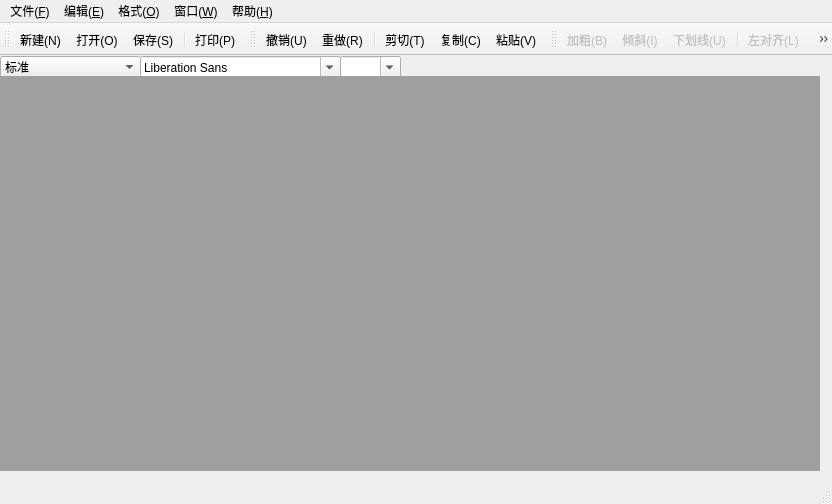
<?xml version="1.0" encoding="UTF-8"?>
<ui version="4.0">
 <class>MainWindow</class>
 <widget class="QMainWindow" name="MainWindow">
  <property name="geometry">
   <rect>
    <x>0</x>
    <y>0</y>
    <width>832</width>
    <height>504</height>
   </rect>
  </property>
  <property name="sizePolicy">
   <sizepolicy hsizetype="Fixed" vsizetype="Fixed">
    <horstretch>0</horstretch>
    <verstretch>0</verstretch>
   </sizepolicy>
  </property>
  <property name="windowTitle">
   <string>MainWindow</string>
  </property>
  <property name="toolButtonStyle">
   <enum>Qt::ToolButtonIconOnly</enum>
  </property>
  <widget class="QWidget" name="centralWidget">
   <widget class="QFontComboBox" name="fontComboBox">
    <property name="geometry">
     <rect>
      <x>140</x>
      <y>0</y>
      <width>201</width>
      <height>23</height>
     </rect>
    </property>
   </widget>
   <widget class="QComboBox" name="sizeComboBox">
    <property name="geometry">
     <rect>
      <x>340</x>
      <y>0</y>
      <width>61</width>
      <height>23</height>
     </rect>
    </property>
    <property name="editable">
     <bool>true</bool>
    </property>
    <property name="frame">
     <bool>true</bool>
    </property>
   </widget>
   <widget class="QComboBox" name="styleComboBox">
    <property name="geometry">
     <rect>
      <x>0</x>
      <y>0</y>
      <width>141</width>
      <height>22</height>
     </rect>
    </property>
    <property name="statusTip">
     <string>段落加标号或编号</string>
    </property>
    <item>
     <property name="text">
      <string>标准</string>
     </property>
    </item>
    <item>
     <property name="text">
      <string>项目符号 (●)</string>
     </property>
    </item>
    <item>
     <property name="text">
      <string>项目符号 (○)</string>
     </property>
    </item>
    <item>
     <property name="text">
      <string>项目符号 (■)</string>
     </property>
    </item>
    <item>
     <property name="text">
      <string>编号 (⒈⒉⒊)</string>
     </property>
    </item>
    <item>
     <property name="text">
      <string>编号 ( a.b.c.)</string>
     </property>
    </item>
    <item>
     <property name="text">
      <string>编号 ( A.B.C.)</string>
     </property>
    </item>
    <item>
     <property name="text">
      <string>编号 (ⅰ.ⅱ.ⅲ.)</string>
     </property>
    </item>
    <item>
     <property name="text">
      <string>编号 (Ⅰ.Ⅱ.Ⅲ.)</string>
     </property>
    </item>
   </widget>
   <widget class="QMdiArea" name="mdiArea">
    <property name="geometry">
     <rect>
      <x>0</x>
      <y>20</y>
      <width>820</width>
      <height>395</height>
     </rect>
    </property>
   </widget>
  </widget>
  <widget class="QMenuBar" name="menuBar">
   <property name="geometry">
    <rect>
     <x>0</x>
     <y>0</y>
     <width>832</width>
     <height>25</height>
    </rect>
   </property>
   <widget class="QMenu" name="menu">
    <property name="title">
     <string>文件(&amp;F)</string>
    </property>
    <addaction name="newAction"/>
    <addaction name="openAction"/>
    <addaction name="saveAction"/>
    <addaction name="saveAsAction"/>
    <addaction name="printAction"/>
    <addaction name="printPreviewAction"/>
    <addaction name="exitAction"/>
   </widget>
   <widget class="QMenu" name="menu_E">
    <property name="title">
     <string>编辑(&amp;E)</string>
    </property>
    <addaction name="undoAction"/>
    <addaction name="redoAction"/>
    <addaction name="separator"/>
    <addaction name="cutAction"/>
    <addaction name="copyAction"/>
    <addaction name="pasteAction"/>
   </widget>
   <widget class="QMenu" name="menu_O">
    <property name="title">
     <string>格式(&amp;O)</string>
    </property>
    <widget class="QMenu" name="menu_D">
     <property name="title">
      <string>字体(&amp;D)</string>
     </property>
     <addaction name="boldAction"/>
     <addaction name="itailAction"/>
     <addaction name="underlineAction"/>
    </widget>
    <widget class="QMenu" name="menu_2">
     <property name="title">
      <string>段落</string>
     </property>
     <addaction name="leftAlignAction"/>
     <addaction name="centerAction"/>
     <addaction name="rightAlignAction"/>
     <addaction name="justifyAction"/>
    </widget>
    <addaction name="menu_D"/>
    <addaction name="menu_2"/>
    <addaction name="colorAction"/>
   </widget>
   <widget class="QMenu" name="menu_W">
    <property name="title">
     <string>窗口(&amp;W)</string>
    </property>
    <addaction name="closeAction"/>
    <addaction name="closeAllAction"/>
    <addaction name="tileAction"/>
    <addaction name="cascadeAction"/>
    <addaction name="nextAction"/>
    <addaction name="previousAction"/>
   </widget>
   <widget class="QMenu" name="menu_H">
    <property name="title">
     <string>帮助(&amp;H)</string>
    </property>
    <addaction name="aboutAction"/>
    <addaction name="aboutQtAction"/>
   </widget>
   <addaction name="menu"/>
   <addaction name="menu_E"/>
   <addaction name="menu_O"/>
   <addaction name="menu_W"/>
   <addaction name="menu_H"/>
  </widget>
  <widget class="QStatusBar" name="statusBar"/>
  <widget class="QToolBar" name="mainToolBar">
   <attribute name="toolBarArea">
    <enum>TopToolBarArea</enum>
   </attribute>
   <attribute name="toolBarBreak">
    <bool>false</bool>
   </attribute>
   <addaction name="newAction"/>
   <addaction name="openAction"/>
   <addaction name="saveAction"/>
   <addaction name="separator"/>
   <addaction name="printAction"/>
  </widget>
  <widget class="QToolBar" name="toolBar">
   <property name="windowTitle">
    <string>toolBar_2</string>
   </property>
   <attribute name="toolBarArea">
    <enum>TopToolBarArea</enum>
   </attribute>
   <attribute name="toolBarBreak">
    <bool>false</bool>
   </attribute>
   <addaction name="undoAction"/>
   <addaction name="redoAction"/>
   <addaction name="separator"/>
   <addaction name="cutAction"/>
   <addaction name="copyAction"/>
   <addaction name="pasteAction"/>
  </widget>
  <widget class="QToolBar" name="toolBar_1">
   <property name="windowTitle">
    <string>toolBar</string>
   </property>
   <attribute name="toolBarArea">
    <enum>TopToolBarArea</enum>
   </attribute>
   <attribute name="toolBarBreak">
    <bool>false</bool>
   </attribute>
   <addaction name="boldAction"/>
   <addaction name="itailAction"/>
   <addaction name="underlineAction"/>
   <addaction name="separator"/>
   <addaction name="leftAlignAction"/>
   <addaction name="centerAction"/>
   <addaction name="rightAlignAction"/>
   <addaction name="justifyAction"/>
   <addaction name="separator"/>
   <addaction name="colorAction"/>
  </widget>
  <action name="newAction">
   <property name="icon">
    <iconset resource="res.qrc">
     <normaloff>:/images/filenew.png</normaloff>:/images/filenew.png</iconset>
   </property>
   <property name="text">
    <string>新建(&amp;N)</string>
   </property>
   <property name="toolTip">
    <string>新建</string>
   </property>
   <property name="shortcut">
    <string>Ctrl+N</string>
   </property>
  </action>
  <action name="openAction">
   <property name="icon">
    <iconset resource="res.qrc">
     <normaloff>:/images/fileopen.png</normaloff>:/images/fileopen.png</iconset>
   </property>
   <property name="text">
    <string>打开(&amp;O)</string>
   </property>
   <property name="toolTip">
    <string>打开</string>
   </property>
   <property name="shortcut">
    <string>Ctrl+O</string>
   </property>
  </action>
  <action name="saveAction">
   <property name="icon">
    <iconset resource="res.qrc">
     <normaloff>:/images/filesave.png</normaloff>:/images/filesave.png</iconset>
   </property>
   <property name="text">
    <string>保存(&amp;S)</string>
   </property>
   <property name="toolTip">
    <string>保存</string>
   </property>
   <property name="shortcut">
    <string>Ctrl+S</string>
   </property>
  </action>
  <action name="saveAsAction">
   <property name="text">
    <string>另存为(&amp;s)</string>
   </property>
   <property name="toolTip">
    <string>另存为</string>
   </property>
  </action>
  <action name="printAction">
   <property name="icon">
    <iconset resource="res.qrc">
     <normaloff>:/images/fileprint.png</normaloff>:/images/fileprint.png</iconset>
   </property>
   <property name="text">
    <string>打印(&amp;P)</string>
   </property>
   <property name="toolTip">
    <string>打印</string>
   </property>
   <property name="shortcut">
    <string>Ctrl+P</string>
   </property>
  </action>
  <action name="printPreviewAction">
   <property name="text">
    <string>打印预览</string>
   </property>
   <property name="toolTip">
    <string>预览</string>
   </property>
  </action>
  <action name="exitAction">
   <property name="text">
    <string>退出(&amp;X)</string>
   </property>
   <property name="toolTip">
    <string>退出</string>
   </property>
  </action>
  <action name="undoAction">
   <property name="icon">
    <iconset resource="res.qrc">
     <normaloff>:/images/editundo.png</normaloff>:/images/editundo.png</iconset>
   </property>
   <property name="text">
    <string>撤销(&amp;U)</string>
   </property>
   <property name="toolTip">
    <string>撤销</string>
   </property>
   <property name="shortcut">
    <string>Ctrl+U</string>
   </property>
  </action>
  <action name="redoAction">
   <property name="icon">
    <iconset resource="res.qrc">
     <normaloff>:/images/editredo.png</normaloff>:/images/editredo.png</iconset>
   </property>
   <property name="text">
    <string>重做(&amp;R)</string>
   </property>
   <property name="toolTip">
    <string>重做</string>
   </property>
   <property name="shortcut">
    <string>Ctrl+R</string>
   </property>
  </action>
  <action name="cutAction">
   <property name="icon">
    <iconset resource="res.qrc">
     <normaloff>:/images/editcut.png</normaloff>:/images/editcut.png</iconset>
   </property>
   <property name="text">
    <string>剪切(&amp;T)</string>
   </property>
   <property name="toolTip">
    <string>剪切</string>
   </property>
   <property name="shortcut">
    <string>Ctrl+T</string>
   </property>
  </action>
  <action name="copyAction">
   <property name="icon">
    <iconset resource="res.qrc">
     <normaloff>:/images/editcopy.png</normaloff>:/images/editcopy.png</iconset>
   </property>
   <property name="text">
    <string>复制(&amp;C)</string>
   </property>
   <property name="toolTip">
    <string>复制</string>
   </property>
   <property name="shortcut">
    <string>Ctrl+C</string>
   </property>
  </action>
  <action name="pasteAction">
   <property name="icon">
    <iconset resource="res.qrc">
     <normaloff>:/images/editpaste.png</normaloff>:/images/editpaste.png</iconset>
   </property>
   <property name="text">
    <string>粘贴(&amp;V)</string>
   </property>
   <property name="shortcut">
    <string>Ctrl+V</string>
   </property>
  </action>
  <action name="boldAction">
   <property name="checkable">
    <bool>true</bool>
   </property>
   <property name="enabled">
    <bool>false</bool>
   </property>
   <property name="icon">
    <iconset resource="res.qrc">
     <normaloff>:/images/textbold.png</normaloff>:/images/textbold.png</iconset>
   </property>
   <property name="text">
    <string>加粗(&amp;B)</string>
   </property>
   <property name="toolTip">
    <string>加粗</string>
   </property>
   <property name="shortcut">
    <string>Ctrl+B</string>
   </property>
  </action>
  <action name="itailAction">
   <property name="checkable">
    <bool>true</bool>
   </property>
   <property name="enabled">
    <bool>false</bool>
   </property>
   <property name="icon">
    <iconset resource="res.qrc">
     <normaloff>:/images/textitalic.png</normaloff>:/images/textitalic.png</iconset>
   </property>
   <property name="text">
    <string>倾斜(&amp;I)</string>
   </property>
   <property name="toolTip">
    <string>倾斜</string>
   </property>
   <property name="shortcut">
    <string>Ctrl+I</string>
   </property>
  </action>
  <action name="underlineAction">
   <property name="checkable">
    <bool>true</bool>
   </property>
   <property name="enabled">
    <bool>false</bool>
   </property>
   <property name="icon">
    <iconset resource="res.qrc">
     <normaloff>:/images/textunder.png</normaloff>:/images/textunder.png</iconset>
   </property>
   <property name="text">
    <string>下划线(&amp;U)</string>
   </property>
   <property name="toolTip">
    <string>下划线</string>
   </property>
   <property name="shortcut">
    <string>Ctrl+U</string>
   </property>
  </action>
  <action name="leftAlignAction">
   <property name="checkable">
    <bool>true</bool>
   </property>
   <property name="enabled">
    <bool>false</bool>
   </property>
   <property name="icon">
    <iconset resource="res.qrc">
     <normaloff>:/images/textleft.png</normaloff>:/images/textleft.png</iconset>
   </property>
   <property name="text">
    <string>左对齐(&amp;L)</string>
   </property>
   <property name="shortcut">
    <string>Ctrl+L</string>
   </property>
  </action>
  <action name="rightAlignAction">
   <property name="checkable">
    <bool>true</bool>
   </property>
   <property name="enabled">
    <bool>false</bool>
   </property>
   <property name="icon">
    <iconset resource="res.qrc">
     <normaloff>:/images/textright.png</normaloff>:/images/textright.png</iconset>
   </property>
   <property name="text">
    <string>右对齐(&amp;R)</string>
   </property>
   <property name="shortcut">
    <string>Ctrl+R</string>
   </property>
  </action>
  <action name="justifyAction">
   <property name="checkable">
    <bool>true</bool>
   </property>
   <property name="enabled">
    <bool>false</bool>
   </property>
   <property name="icon">
    <iconset resource="res.qrc">
     <normaloff>:/images/textjustify.png</normaloff>:/images/textjustify.png</iconset>
   </property>
   <property name="text">
    <string>两端对齐(&amp;R)</string>
   </property>
   <property name="shortcut">
    <string>Ctrl+R</string>
   </property>
  </action>
  <action name="colorAction">
   <property name="checkable">
    <bool>true</bool>
   </property>
   <property name="enabled">
    <bool>false</bool>
   </property>
   <property name="icon">
    <iconset resource="res.qrc">
     <normaloff>:/images/color.jpg</normaloff>:/images/color.jpg</iconset>
   </property>
   <property name="text">
    <string>颜色(&amp;C)</string>
   </property>
   <property name="shortcut">
    <string>Ctrl+C</string>
   </property>
  </action>
  <action name="closeAction">
   <property name="text">
    <string>关闭(&amp;O)</string>
   </property>
  </action>
  <action name="closeAllAction">
   <property name="text">
    <string>关闭所有(&amp;A)</string>
   </property>
  </action>
  <action name="tileAction">
   <property name="text">
    <string>平铺(&amp;T)</string>
   </property>
  </action>
  <action name="cascadeAction">
   <property name="text">
    <string>层叠(&amp;C)</string>
   </property>
  </action>
  <action name="nextAction">
   <property name="text">
    <string>下一个(&amp;X)</string>
   </property>
   <property name="shortcut">
    <string>Ctrl+Tab</string>
   </property>
  </action>
  <action name="previousAction">
   <property name="text">
    <string>前一个(&amp;V)</string>
   </property>
   <property name="shortcut">
    <string>Ctrl+Shift+Tab</string>
   </property>
  </action>
  <action name="aboutAction">
   <property name="text">
    <string>关于(&amp;A)</string>
   </property>
  </action>
  <action name="aboutQtAction">
   <property name="text">
    <string>关于Qt 5(&amp;Q)</string>
   </property>
  </action>
  <action name="centerAction">
   <property name="checkable">
    <bool>true</bool>
   </property>
   <property name="checked">
    <bool>false</bool>
   </property>
   <property name="enabled">
    <bool>false</bool>
   </property>
   <property name="icon">
    <iconset resource="res.qrc">
     <normaloff>:/images/textcenter.png</normaloff>:/images/textcenter.png</iconset>
   </property>
   <property name="text">
    <string>居中(&amp;E)</string>
   </property>
   <property name="toolTip">
    <string>居中</string>
   </property>
   <property name="statusTip">
    <string>将文字居中对齐</string>
   </property>
   <property name="shortcut">
    <string>Ctrl+E</string>
   </property>
  </action>
 </widget>
 <layoutdefault spacing="6" margin="11"/>
 <resources>
  <include location="res.qrc"/>
 </resources>
 <connections/>
</ui>
